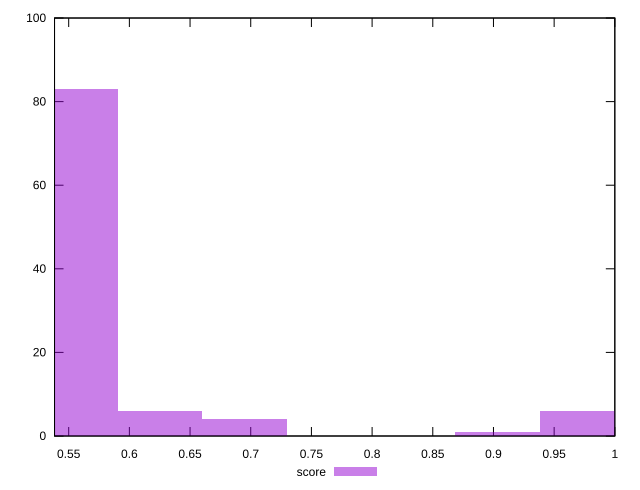

Write gnuplot code to recreate this figure.
reset

$score <<EOF
0.9728735630994 6
0.5559277503425143 83
0.6949096879281429 4
0.6254187191353285 6
0.9033825943065857 1
EOF

set key outside below
set boxwidth 0.06949096879281429
set xrange [0.5383333333333333:1]
set yrange [0:100]
set trange [0:100]
set style fill transparent solid 0.5 noborder
set terminal svg size 640, 490 enhanced background rgb 'white'
set output "report_00008_2021-01-22T20:58:29.167/uses-rel-preload/samples/pages/score/histogram.svg"

plot $score title "score" with boxes

reset
